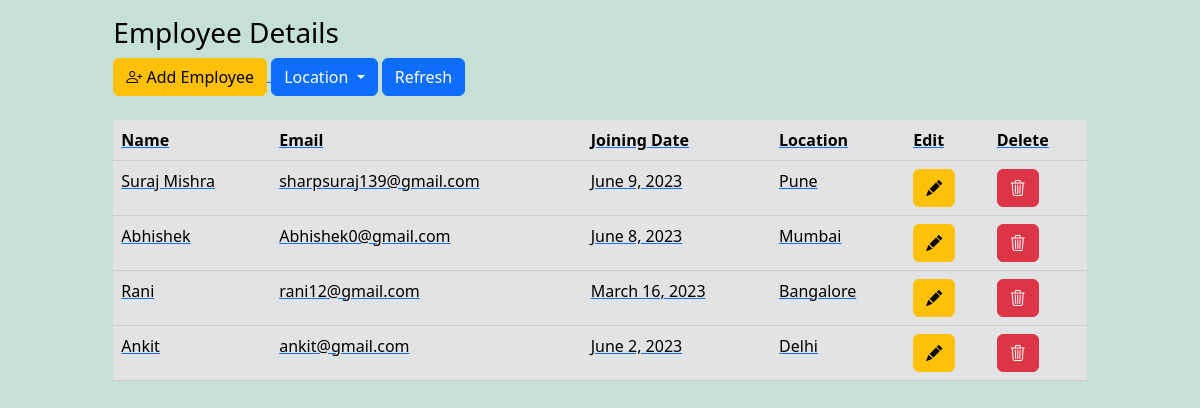
The app's page /alldata/ with its own data.
### employee/models.py (models this page shows)
class Emp(models.Model):
    name=models.CharField(max_length=25)
    email=models.CharField(max_length=25)
    doj=models.DateField()
    location=models.CharField(max_length=25,choices=(("Mumbai",'Mumbai'),("Pune",'Pune'),("Delhi",'Delhi'),("Bangalore",'Bangalore')))
    class Meta:
        db_table="employee"

### employee/views.py (the view)
# urls.py: path('alldata/',views.alldata),
def alldata(request):
    contex={}
    contex['data']=Emp.objects.raw("select * from employee")
    data = EmpSerializer(Emp.objects.all(), many=True).data
    print(json.dumps(data))
    return render(request,'alldata.html',contex)

### templates/alldata.html (shortened to what this page needs)
<!doctype html>
<html lang="en">
<head>
    <link rel="stylesheet" href="https://cdn.jsdelivr.net/npm/bootstrap-icons@1.9.1/font/bootstrap-icons.css">
    <link href="https://cdn.jsdelivr.net/npm/bootstrap@5.2.1/dist/css/bootstrap.min.css" rel="stylesheet"
>
</head>
<body class="p-3 mb-2 bg-success p-2 text-dark bg-opacity-25 text-black">
    <div class="col-10 center">
        <div class="">
            <td colspan="">
                <h3>Employee Details</h3>
            </td>
            <td> <a href="/"> <span class="bi bi-person-plus btn btn-warning"> Add Employee</span> </a></td>
            <div class="btn-group" role="group">
                <button type="button" class="btn btn-primary dropdown-toggle" data-bs-toggle="dropdown"
                    aria-expanded="false">
                    Location
                </button>
            </div>
            <td> <a href="/refresh"><button type="button" class="btn btn-primary">Refresh</button>
                <br> <br>
        </div>
        <table class="table table table-secondary table-hover">
            <thead>
                <tr>
                    <th scope="col">Name</th>
                    <th scope="col">Email</th>
                    <th scope="col">Joining Date</th>
                    <th scope="col">Location</th>
                    <th scope="col">Edit</th>
                    <th scope="col">Delete</th>
                </tr>
            </thead>
            {% for d in data %}
            <tr>
                <td scope="col">{{d.name}}</td>
                <td scope="col">{{d.email}}</td>
                <td scope="col">{{d.doj}}</td>
                <td scope="col">{{d.location}}</td>
                <td scope="col"><a class="btn btn-warning" href="/update/{{d.id}}"><i class="bi bi-pencil-fill"></i></a>
                </td>
                <td scope="col"><a class="btn btn-danger" href="/delete/{{d.id}}"><i class="bi bi-trash3"></i></a> </td>
            </tr>
            {% endfor %}
        </table>
    </div>
</body>
</html>

### templates/alldata.html (style rules this page uses)
.center { margin-left: auto; margin-right: auto; }

### records on screen
Emp: name "Suraj Mishra", email "sharpsuraj139@gmail.com", doj "June 9, 2023", location "Pune"
Emp: name "Abhishek", email "Abhishek0@gmail.com", doj "June 8, 2023", location "Mumbai"
Emp: name "Rani", email "rani12@gmail.com", doj "March 16, 2023", location "Bangalore"
Emp: name "Ankit", email "ankit@gmail.com", doj "June 2, 2023", location "Delhi"
